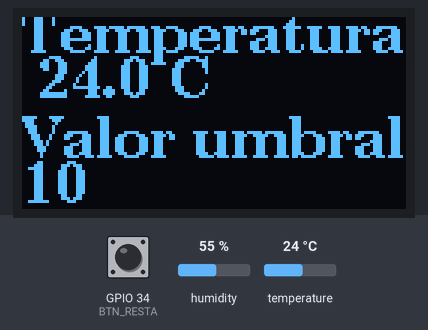
Simulated run of this sketch. Board: ESP32. Shown: 128×64 one-colour display. Inputs (shaded band) come from the test bench; at power-on: temperature 24 °C, GPIO 34 (BTN_RESTA) HIGH, humidity 55 %. WiFi joins after 1.5 s; servers stay silent unless stated; what the sketch prints to the serial monitor is not drawn.

Above: at 3.5 s.
3.6 s: temperature set to 12 °C
At 6.1 s:
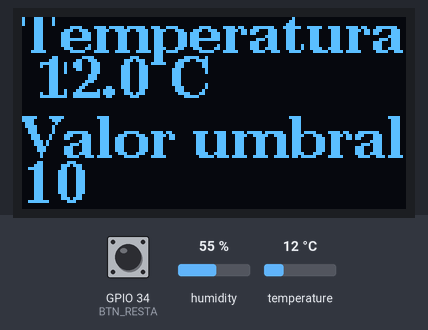
6.7 s: temperature set to 19 °C
At 8.6 s:
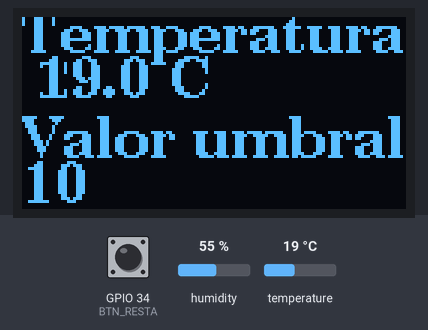
12.9 s: temperature set to 28 °C
At 14.1 s:
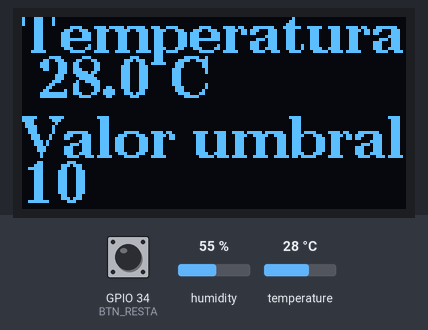
Timing chart, 0 to 15.9 s (numbered marks = the images above; inputs shaded):
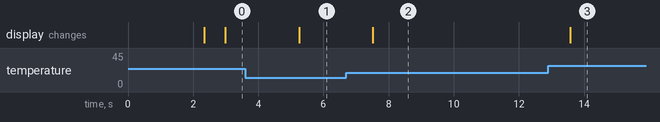

The sketch:

TP3.ino
```cpp
/*******LIBRERIAS**********/
#include "WiFi.h"
#include "WiFiClientSecure.h"
#include "UniversalTelegramBot.h"
#include "ArduinoJson.h"

#include "U8g2lib.h"
#include "string"
#include "DHT_U.h"
#include "Adafruit_Sensor.h"
#include "Wire.h"

/*******WIFI*******/
const char* ssid = "UF 52";//"China-Tati";//"ORT-IoT";
const char* password = "uf52lilas";//"mardelaspampas";//"OrtIOTnew22$2";

/*******BOT TELEGRAM********/
#define BOTtoken "5821206439:AAEOmG9yeNDj_CMVDXMw1UFPFoeHz86-Vbw"
#define CHAT_ID "5314020354"//"-930008419" ///

WiFiClientSecure client;
UniversalTelegramBot bot(BOTtoken, client);

int botRequestDelay = 1000; /// intervalo
unsigned long lastTimeBotRan; /// ultimo tiempo

/*********CONSTRUCTORES Y VARIABLES GLOBALES**********/
U8G2_SH1106_128X64_NONAME_F_HW_I2C u8g2(U8G2_R0, /* reset=*/ U8X8_PIN_NONE);
#define DHTPIN 23
#define DHTTYPE DHT11
DHT dht(DHTPIN, DHTTYPE);
int maquina = 0;
int VALOR_UMBRAL = 10;
#define BTN_SUMA 35
#define BTN_RESTA 34
float t;
char temp[5];

//const int ledPin = 25;
//bool ledState = LOW;

#define pantalla1 0
#define pantalla2 1
#define limpiar1 2
#define limpiar2 3

int botones;
#define sw1 0
#define espera1 1
#define sw2 2
#define espera2 3
#define sw3 4
#define espera3 5

unsigned long tiempoAhora, tiempoCambio, tiempoAviso;

#define TIEMPO_CODIGO 5000

// funcion que se comunica con telegram
void handleNewMessages(int numNewMessages) {
  Serial.println("Mensaje nuevo");
  Serial.println(String(numNewMessages));

  for (int i = 0; i < numNewMessages; i++) {
    // inicio de verificacion
    String chat_id = String(bot.messages[i].chat_id);
    if (chat_id != CHAT_ID) {  ////si el id no corresponde da error . en caso de que no se quiera comprobar el id se debe sacar esta parte
      bot.sendMessage(chat_id, "Unauthorized user", "");
      continue;
    }
    String text = bot.messages[i].text;
    Serial.println(text);

    String from_name = bot.messages[i].from_name;

    if (text == "/temp") {
      bot.sendMessage(chat_id, temp , "");
    }
  }
}

void setup() {
  Serial.begin(115200);

  // Connect to Wi-Fi
  WiFi.mode(WIFI_STA);
  WiFi.begin(ssid, password);
  client.setCACert(TELEGRAM_CERTIFICATE_ROOT);

  ///bloquea el programa si no se puede conectar a internet
  while (WiFi.status() != WL_CONNECTED) {
    delay(1000);
    Serial.println("Connecting to WiFi..");
  }
  // Print ESP32 Local IP Address
  Serial.println(WiFi.localIP());
  bot.sendMessage(CHAT_ID, "Bot Hola mundo", "");

  Serial.println(F("OLED test"));
  u8g2.begin();
  dht.begin();

  pinMode(BTN_SUMA, INPUT_PULLUP);
  pinMode(BTN_RESTA, INPUT_PULLUP);
}

void loop() {
  /*****TELEGRAM*******/
  if (millis() > lastTimeBotRan + botRequestDelay) {
    int numNewMessages = bot.getUpdates(bot.last_message_received + 1);

    while (numNewMessages) {
      Serial.println("Veo los msj nuevos");
      handleNewMessages(numNewMessages);
      numNewMessages = bot.getUpdates(bot.last_message_received + 1);
    }
    lastTimeBotRan = millis();
  }

  /********TEMPERATURA********/
  t = dht.readTemperature();
  //Serial.println(t);
  sprintf(temp, "%2.1f", t);
  Serial.println(temp);

  if (t >= VALOR_UMBRAL && (tiempoAhora - tiempoAviso <= 10000))
  {
    bot.sendMessage(CHAT_ID, "Supero el valor umbral" , "");
  }

  char umbral[2];
  sprintf(umbral, "%i", VALOR_UMBRAL);
  Serial.println(umbral);

  tiempoAhora = millis();

  Serial.print("Tiempo ahora: ");
  Serial.println(tiempoAhora);
  Serial.print("Tiempo cambio: ");
  Serial.println(tiempoCambio);

  /*********PANTALLA********/
  switch (maquina) {
    case pantalla1:
      u8g2.setFont(u8g2_font_ncenB14_tr);
      u8g2.drawStr(0, 12, "Temperatura: ");
      u8g2.drawStr(5, 27, temp);
      u8g2.drawStr(50, 27, "C");
      u8g2.drawStr(0, 47, "Valor umbral:");
      u8g2.drawStr(0, 62, umbral);
      u8g2.sendBuffer();
      switch (botones) {
        case sw1:
          if (digitalRead(BTN_RESTA) == LOW) {
            //tiempoCambio = millis();
            botones = espera1;
          }
          Serial.println("En estado sw 1");
          break;

        case espera1:
          Serial.println("En estado espera 1");
          if (digitalRead(BTN_RESTA) == HIGH) {
            tiempoCambio = millis();
            botones = sw2;
          }
          break;

        case sw2:
          if (digitalRead(BTN_SUMA) == LOW) {
            if (tiempoAhora - tiempoCambio <= TIEMPO_CODIGO)
            {
              //tiempoCambio = millis();
              botones = espera2;
            }
            else
            {
              botones = sw1;
            }
          }

          Serial.println("En estado sw 2");
          break;

        case espera2:
          Serial.println("En estado espera 2");
          if (digitalRead(BTN_SUMA) == HIGH) {
            tiempoCambio = millis();
            botones = sw3;
          }
          break;

        case sw3: //en realidad no hay sw3, se tiene que apretar de nuevo el sw1
          Serial.println("En estado sw 3");
          if (tiempoAhora - tiempoCambio <= TIEMPO_CODIGO)
          {
            if (digitalRead(BTN_RESTA) == LOW) {
              botones = espera3;
            }
          }
          else
          {
            botones = sw1;
          }
          break;

        case espera3:
          Serial.println("En estado espera 3");
          if (digitalRead(BTN_RESTA) == HIGH) {
            maquina = limpiar1;
            botones = sw1;
          }
          break;
      }
      Serial.println("En estado pantalla 1");
      break;

    case limpiar1:
      u8g2.clearBuffer();
      u8g2.sendBuffer();
      Serial.println("En estado limpiar 1");
      if (digitalRead(BTN_SUMA) == HIGH && digitalRead(BTN_RESTA) == HIGH) {
        maquina = pantalla2;
      }
      break;

    case pantalla2:
      Serial.println("En estado pantalla 2");
      u8g2.setFont(u8g2_font_ncenB14_tr);
      u8g2.drawStr(0, 30, "Valor umbral: ");
      u8g2.drawStr(0, 50, umbral);
      u8g2.sendBuffer();
      if (digitalRead(BTN_SUMA) == LOW && digitalRead(BTN_RESTA) == LOW) {
        maquina = limpiar2;
      }
      while (digitalRead(BTN_SUMA) == LOW) {
        if (digitalRead(BTN_SUMA) == HIGH) {
          u8g2.clearBuffer();
          u8g2.sendBuffer();
          VALOR_UMBRAL++;
        }
      }
      while (digitalRead(BTN_RESTA) == LOW) {
        if (digitalRead(BTN_RESTA) == HIGH) {
          u8g2.clearBuffer();
          u8g2.sendBuffer();
          VALOR_UMBRAL--;
        }
      }
      break;

    case limpiar2:
      Serial.println("En estado limpiar 2");
      u8g2.clearBuffer();
      u8g2.sendBuffer();
      if (digitalRead(BTN_SUMA) == HIGH && digitalRead(BTN_RESTA) == HIGH) {
        maquina = pantalla1;
      }
      break;
  }
}
```

Measured:
- after the input at 3.6 s, the display: changes after 1.7 s (image 1)
- after the input at 6.7 s, the display: changes after 0.82 s (image 2)
- after the input at 12.9 s, the display: changes after 0.68 s (image 3)
